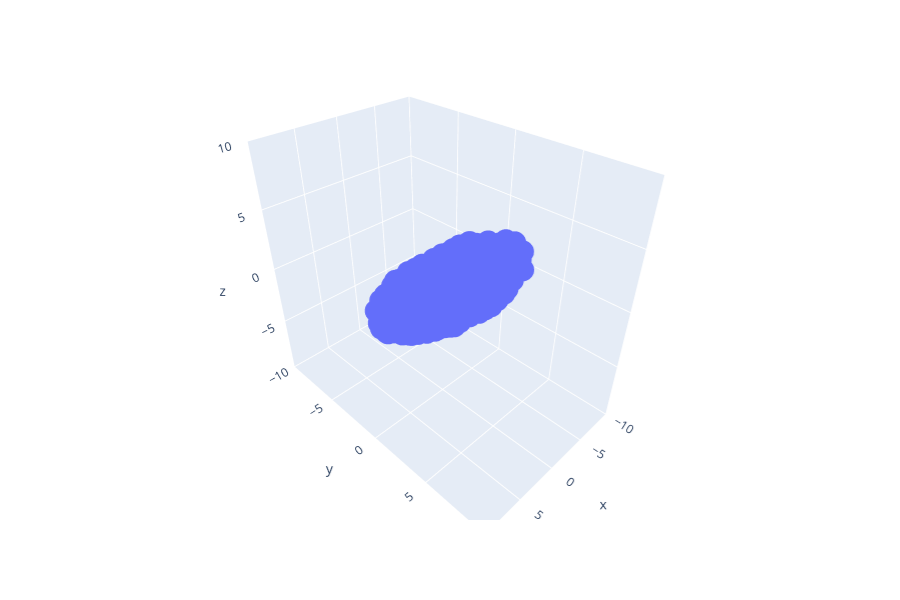

The notebook cell saved with this chart:
### Markdown cell above
The cell below will allow you to view the data as a 3d scatterplot. Rotate the data around and zoom in and out using your trackpad or the controls at the top right of the figure.

You should see that the data is an ellipsoid that looks roughly like a surfboard or a [hashbrown patty](https://www.google.com/search?q=hashbrown+patty&source=lnms&tbm=isch). That is, it is pretty long in one direction, pretty wide in another direction, and relatively thin along its third dimension. We can think of these as the "length", "width", and "thickness" of the surfboard data.

Observe that the surfboard is not aligned with the x/y/z axes.

If you get an error that your browser does not support webgl, you may need to restart your kernel and/or browser.

### Code cell
fig = px.scatter_3d(surfboard, x='x', y='y', z='z', range_x = [-10, 10], range_y = [-10, 10], range_z = [-10, 10])
fig.show()

### Figure 1 — Plotly figure (JSON) as saved in the notebook; plotly's stock layout.template omitted (floating-point values rounded to 4 significant figures; data arrays with more than 128 entries replaced by an {"elided": "..."} marker saying what was removed)
{"data": [{"hoverlabel": {"namelength": 0}, "hovertemplate": "x=%{x}<br>y=%{y}<br>z=%{z}", "legendgroup": "", "marker": {"color": "#636efa", "symbol": "circle"}, "mode": "markers", "name": "", "scene": "scene", "showlegend": false, "type": "scatter3d", "x": {"elided": "1000 float values"}, "y": {"elided": "1000 float values"}, "z": {"elided": "1000 float values"}}], "layout": {"height": 600, "legend": {"tracegroupgap": 0}, "margin": {"t": 60}, "scene": {"domain": {"x": [0, 0.98], "y": [0, 1]}, "xaxis": {"range": [-10, 10], "title": {"text": "x"}}, "yaxis": {"range": [-10, 10], "title": {"text": "y"}}, "zaxis": {"range": [-10, 10], "title": {"text": "z"}}}}}
